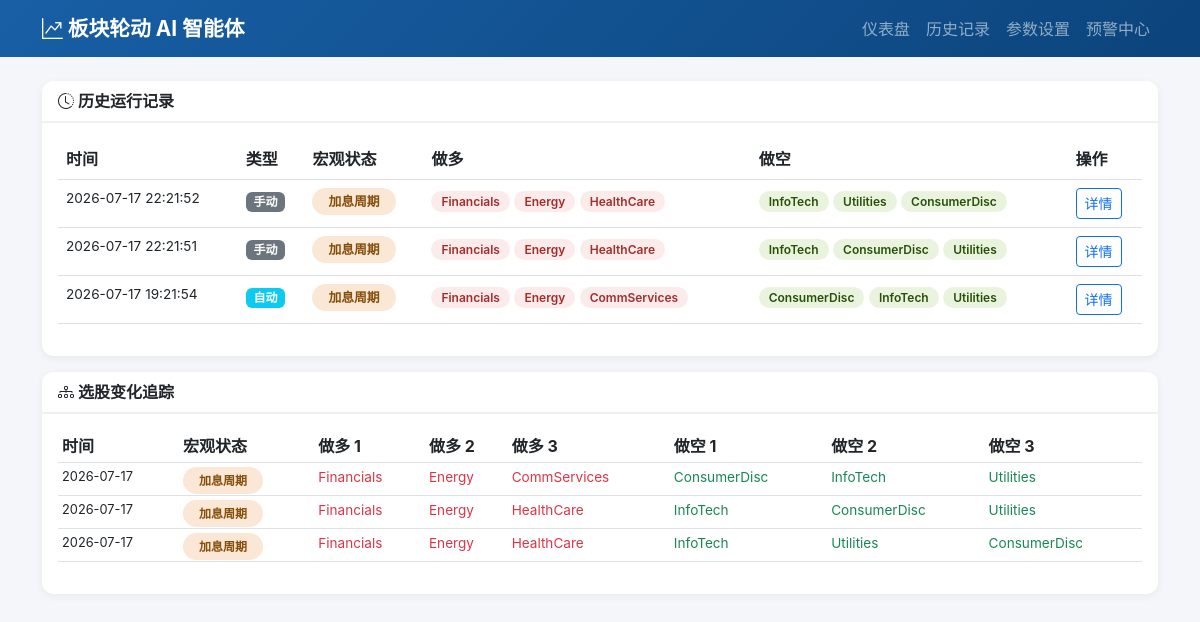
Before: /history with the older database file.
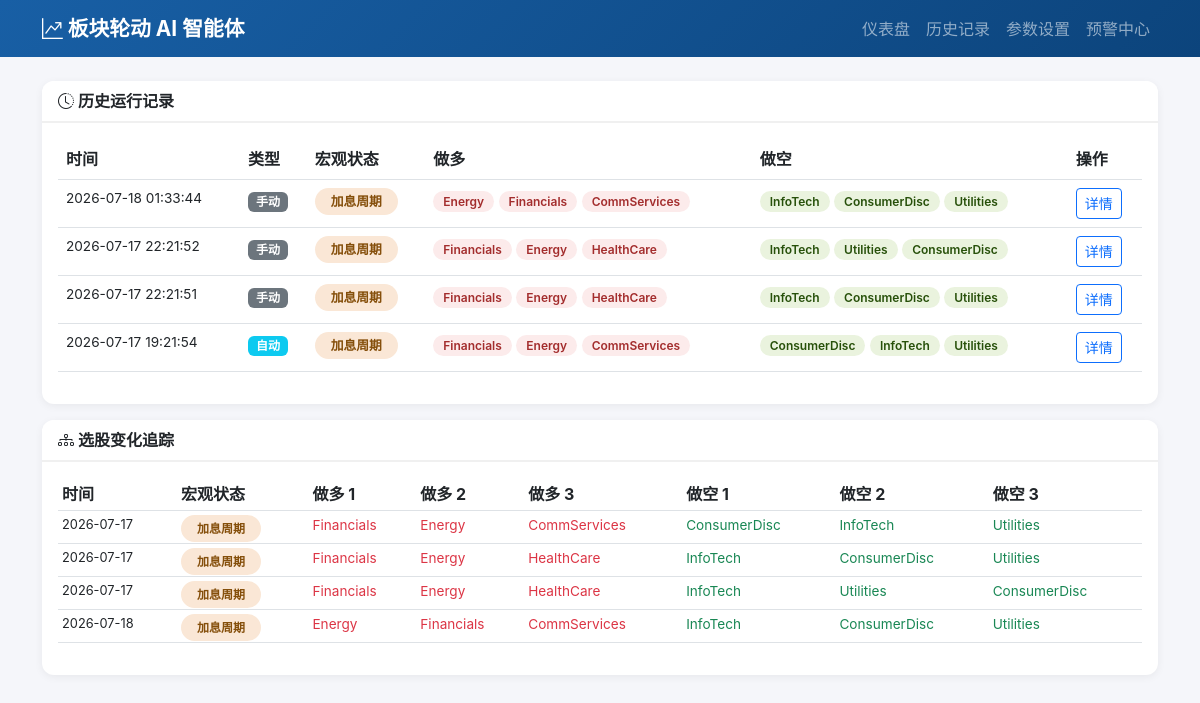
After: the same page with the newer database file.
### tables this page shows
CREATE TABLE runs (
            id INTEGER PRIMARY KEY AUTOINCREMENT,
            run_time TEXT NOT NULL,
            run_type TEXT DEFAULT 'manual',
            regime TEXT NOT NULL,
            regime_cn TEXT,
            weights TEXT,
            macro_state TEXT,
            executive_summary TEXT,
            scores_json TEXT,
            longs TEXT,
            shorts TEXT,
            reasoning_json TEXT,
            scenarios_json TEXT,
            backtest_stats TEXT
        );

### app.py (the view)
@app.route("/history")
def history():
    runs_raw = db.get_recent_runs(limit=30)
    runs = []
    for r in runs_raw:
        r["longs_list"] = json.loads(r["longs"]) if r["longs"] else []
        r["shorts_list"] = json.loads(r["shorts"]) if r["shorts"] else []
        runs.append(r)
    sc_raw = db.get_selection_changes(limit=20)
    selection_changes = []
    for sc in sc_raw:
        sc["longs_list"] = json.loads(sc["longs"]) if sc["longs"] else []
        sc["shorts_list"] = json.loads(sc["shorts"]) if sc["shorts"] else []
        selection_changes.append(sc)
    return render_template("history.html", runs=runs, selection_changes=selection_changes)

### database.py (called while the page is built)
def _get_conn():
    os.makedirs(os.path.dirname(DB_PATH), exist_ok=True)
    return sqlite3.connect(DB_PATH)

def get_recent_runs(limit=20):
    conn = _get_conn()
    conn.row_factory = sqlite3.Row
    c = conn.cursor()
    c.execute("""
        SELECT id, run_time, run_type, regime, regime_cn, longs, shorts,
               executive_summary
        FROM runs ORDER BY id DESC LIMIT ?
    """, (limit,))
    rows = [dict(r) for r in c.fetchall()]
    conn.close()
    return rows

def get_selection_changes(limit=10):
    conn = _get_conn()
    conn.row_factory = sqlite3.Row
    c = conn.cursor()
    c.execute("""
        SELECT run_time, regime, regime_cn, longs, shorts
        FROM runs ORDER BY id DESC LIMIT ?
    """, (limit,))
    rows = [dict(r) for r in c.fetchall()]
    conn.close()
    return rows

### templates/history.html (shortened to what this page needs)
{% extends "base.html" %}
{% block content %}
<div class="card">
    <div class="card-header"><i class="bi bi-clock-history"></i> 历史运行记录</div>
    <div class="card-body">
        {% if runs %}
        <table class="table table-hover">
            <thead>
                <tr>
                    <th>时间</th>
                    <th>类型</th>
                    <th>宏观状态</th>
                    <th>做多</th>
                    <th>做空</th>
                    <th>操作</th>
                </tr>
            </thead>
            <tbody>
                {% for r in runs %}
                <tr>
                    <td style="font-size:0.85rem;">{{ r.run_time[:19] | replace('T', ' ') }}</td>
                    <td>
                        {% if r.run_type == 'auto' %}
                        <span class="badge bg-info">自动</span>
                        {% else %}
                        <span class="badge bg-secondary">手动</span>
                        {% endif %}
                    </td>
                    <td><span class="regime-badge regime-{{ r.regime }}" style="font-size:0.8rem;">{{ r.regime_cn }}</span></td>
                    <td>
                        {% for l in r.longs_list %}
                        <span class="tag-long">{{ l }}</span>
                        {% endfor %}
                    </td>
                    <td>
                        {% for s in r.shorts_list %}
                        <span class="tag-short">{{ s }}</span>
                        {% endfor %}
                    </td>
                    <td><a href="/run/{{ r.id }}" class="btn btn-sm btn-outline-primary">详情</a></td>
                </tr>
                {% endfor %}
            </tbody>
        </table>
        {% else %}
        <p class="text-center text-muted py-4">暂无历史记录</p>
        {% endif %}
    </div>
</div>
{% if selection_changes and selection_changes|length > 1 %}
<div class="card">
    <div class="card-header"><i class="bi bi-diagram-3"></i> 选股变化追踪</div>
    <div class="card-body">
        <div style="overflow-x:auto;">
        <table class="table table-sm">
            <thead>
                <tr>
                    <th>时间</th>
                    <th>宏观状态</th>
                    <th>做多 1</th>
                    <th>做多 2</th>
                    <th>做多 3</th>
                    <th>做空 1</th>
                    <th>做空 2</th>
                    <th>做空 3</th>
                </tr>
            </thead>
            <tbody>
                {% for sc in selection_changes|reverse %}
                <tr>
                    <td style="font-size:0.8rem;">{{ sc.run_time[:10] }}</td>
                    <td><span class="regime-badge regime-{{ sc.regime }}" style="font-size:0.75rem;">{{ sc.regime_cn }}</span></td>
                    {% for l in sc.longs_list %}
                    <td class="text-danger" style="font-size:0.85rem;">{{ l }}</td>
                    {% endfor %}
                    {% for s in sc.shorts_list %}
                    <td class="text-success" style="font-size:0.85rem;">{{ s }}</td>
                    {% endfor %}
                </tr>
                {% endfor %}
            </tbody>
        </table>
        </div>
    </div>
</div>
{% endif %}
{% endblock %}

### templates/base.html (shortened to what this page needs)
<!DOCTYPE html>
<html lang="zh-CN">
<head>
    <link href="https://cdn.jsdelivr.net/npm/bootstrap@5.3.0/dist/css/bootstrap.min.css" rel="stylesheet">
    <link href="https://cdn.jsdelivr.net/npm/bootstrap-icons@1.10.5/font/bootstrap-icons.css" rel="stylesheet">
</head>
<body>
<nav class="navbar navbar-expand-lg navbar-dark mb-4">
    <div class="container">
        <a class="navbar-brand" href="/">
            <i class="bi bi-graph-up-arrow"></i> 板块轮动 AI 智能体
        </a>
        <div class="collapse navbar-collapse" id="nav">
            <ul class="navbar-nav ms-auto">
                <li class="nav-item"><a class="nav-link" href="/">仪表盘</a></li>
                <li class="nav-item"><a class="nav-link" href="/history">历史记录</a></li>
                <li class="nav-item"><a class="nav-link" href="/settings">参数设置</a></li>
                <li class="nav-item"><a class="nav-link" href="/alerts">预警中心</a></li>
            </ul>
        </div>
    </div>
</nav>
<div class="container mb-5">
    {% block content %}{% endblock %}
</div>
</body>
</html>

### templates/base.html (style rules this page uses)
:root { --red:#A32D2D; --green:#27500A; --blue:#185FA5; --orange:#BA7517; }
body { font-family:-apple-system,BlinkMacSystemFont,"PingFang SC","Noto Sans SC",sans-serif; background:#f5f6fa; }
.navbar { background: linear-gradient(135deg, #185FA5, #0C447C); }
.navbar-brand { font-weight:700; font-size:1.3rem; }
.card { border:none; border-radius:12px; box-shadow:0 2px 8px rgba(0,0,0,0.06); margin-bottom:16px; }
.card-header { background:#fff; border-bottom:2px solid #f0f0f0; font-weight:600; border-radius:12px 12px 0 0 !important; }
.tag-long { background:#fcebeb; color:var(--red); padding:3px 10px; border-radius:12px; font-size:12px; font-weight:600; }
.tag-short { background:#eaf3de; color:var(--green); padding:3px 10px; border-radius:12px; font-size:12px; font-weight:600; }
.regime-badge { font-size:1.1rem; padding:6px 16px; border-radius:20px; font-weight:700; }
.regime-Hiking { background:#fae7d6; color:#854f0b; }

Changed rows visible on the page:
added runs: run_time "2026-07-18 01:33:44", run_type "手动", regime_cn "加息周期", longs_list "Energy" "Financials" "CommServices", shorts_list "InfoTech" "ConsumerDisc" "Utilities", run_time "2026-07-18", longs_list "Energy" "Financials" "CommServices", shorts_list "InfoTech" "ConsumerDisc" "Utilities"
